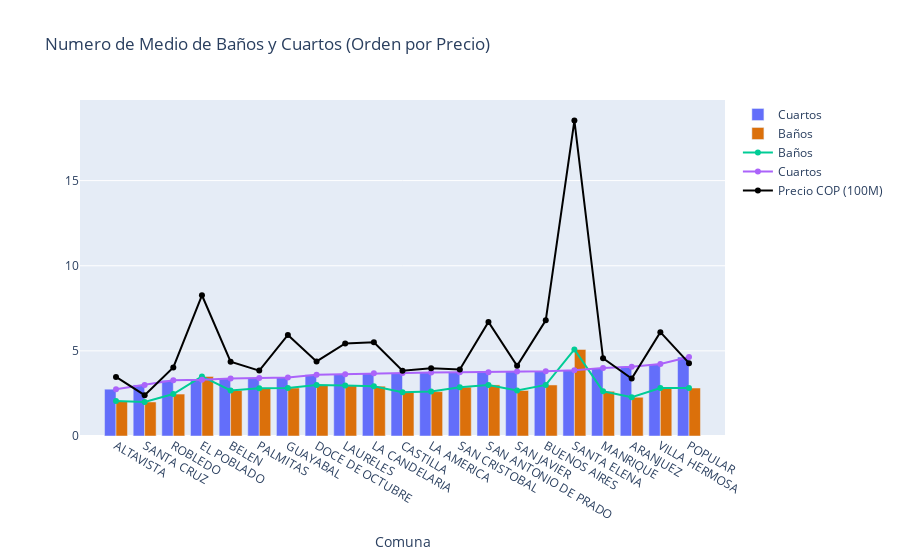

Notebook code cell kept with this figure:
### Code cell
trace1 = go.Bar(x = districts.sort_values(['bedrooms']).name, 
                y = districts.sort_values(['bedrooms']).bathrooms, name = 'Baños', marker_color = '#db700b')
trace = go.Bar(x = districts.sort_values(['bedrooms']).name, 
               y = districts.sort_values(['bedrooms']).bedrooms, name = 'Cuartos')
layout = go.Layout(title = 'Numero de Medio de Baños y Cuartos (Orden por Precio)', 
                   xaxis_title = 'Comuna', barmode = 'group')
fig = go.Figure(data = [trace, trace1], layout = layout)
fig.add_trace(go.Scatter(x = districts.sort_values(['bedrooms']).name, 
                         y = districts.sort_values(['bedrooms']).bathrooms,
                         mode = 'lines+markers',
                         name = 'Baños'))
fig.add_trace(go.Scatter(x = districts.sort_values(['bedrooms']).name,
                         y = districts.sort_values(['bedrooms']).bedrooms,
                         mode = 'lines+markers',
                         name = 'Cuartos'))
fig.add_trace(go.Scatter(x = districts.sort_values(['bedrooms']).name,
                         y = districts.sort_values(['bedrooms']).price.apply(lambda x: x/100000000),
                         mode = 'lines+markers',
                         name = 'Precio COP (100M)',
                         marker_color = 'black'))
iplot(fig)

### Figure 1 — Plotly figure (JSON) as saved in the notebook; plotly's stock layout.template omitted (floating-point values rounded to 4 significant figures)
{"data": [{"name": "Cuartos", "type": "bar", "x": ["ALTAVISTA", "SANTA CRUZ", "ROBLEDO", "EL POBLADO", "BELEN", "PALMITAS", "GUAYABAL", "DOCE DE OCTUBRE", "LAURELES", "LA CANDELARIA", "CASTILLA", "LA AMERICA", "SAN CRISTOBAL", "SAN ANTONIO DE PRADO", "SAN JAVIER", "BUENOS AIRES", "SANTA ELENA", "MANRIQUE", "ARANJUEZ", "VILLA HERMOSA", "POPULAR"], "y": [2.75, 3, 3.274, 3.297, 3.379, 3.4, 3.438, 3.6, 3.632, 3.691, 3.706, 3.724, 3.739, 3.75, 3.783, 3.804, 3.864, 4, 4.069, 4.224, 4.636]}, {"marker": {"color": "#db700b"}, "name": "Baños", "type": "bar", "x": ["ALTAVISTA", "SANTA CRUZ", "ROBLEDO", "EL POBLADO", "BELEN", "PALMITAS", "GUAYABAL", "DOCE DE OCTUBRE", "LAURELES", "LA CANDELARIA", "CASTILLA", "LA AMERICA", "SAN CRISTOBAL", "SAN ANTONIO DE PRADO", "SAN JAVIER", "BUENOS AIRES", "SANTA ELENA", "MANRIQUE", "ARANJUEZ", "VILLA HERMOSA", "POPULAR"], "y": [2.058, 2, 2.464, 3.497, 2.674, 2.8, 2.823, 3, 2.96, 2.928, 2.569, 2.607, 2.87, 3, 2.674, 2.998, 5.086, 2.627, 2.276, 2.816, 2.818]}, {"mode": "lines+markers", "name": "Baños", "type": "scatter", "x": ["ALTAVISTA", "SANTA CRUZ", "ROBLEDO", "EL POBLADO", "BELEN", "PALMITAS", "GUAYABAL", "DOCE DE OCTUBRE", "LAURELES", "LA CANDELARIA", "CASTILLA", "LA AMERICA", "SAN CRISTOBAL", "SAN ANTONIO DE PRADO", "SAN JAVIER", "BUENOS AIRES", "SANTA ELENA", "MANRIQUE", "ARANJUEZ", "VILLA HERMOSA", "POPULAR"], "y": [2.058, 2, 2.464, 3.497, 2.674, 2.8, 2.823, 3, 2.96, 2.928, 2.569, 2.607, 2.87, 3, 2.674, 2.998, 5.086, 2.627, 2.276, 2.816, 2.818]}, {"mode": "lines+markers", "name": "Cuartos", "type": "scatter", "x": ["ALTAVISTA", "SANTA CRUZ", "ROBLEDO", "EL POBLADO", "BELEN", "PALMITAS", "GUAYABAL", "DOCE DE OCTUBRE", "LAURELES", "LA CANDELARIA", "CASTILLA", "LA AMERICA", "SAN CRISTOBAL", "SAN ANTONIO DE PRADO", "SAN JAVIER", "BUENOS AIRES", "SANTA ELENA", "MANRIQUE", "ARANJUEZ", "VILLA HERMOSA", "POPULAR"], "y": [2.75, 3, 3.274, 3.297, 3.379, 3.4, 3.438, 3.6, 3.632, 3.691, 3.706, 3.724, 3.739, 3.75, 3.783, 3.804, 3.864, 4, 4.069, 4.224, 4.636]}, {"marker": {"color": "black"}, "mode": "lines+markers", "name": "Precio COP (100M)", "type": "scatter", "x": ["ALTAVISTA", "SANTA CRUZ", "ROBLEDO", "EL POBLADO", "BELEN", "PALMITAS", "GUAYABAL", "DOCE DE OCTUBRE", "LAURELES", "LA CANDELARIA", "CASTILLA", "LA AMERICA", "SAN CRISTOBAL", "SAN ANTONIO DE PRADO", "SAN JAVIER", "BUENOS AIRES", "SANTA ELENA", "MANRIQUE", "ARANJUEZ", "VILLA HERMOSA", "POPULAR"], "y": [3.468, 2.4, 4.03, 8.267, 4.365, 3.84, 5.939, 4.38, 5.44, 5.508, 3.837, 3.979, 3.903, 6.7, 4.119, 6.796, 18.53, 4.565, 3.375, 6.101, 4.277]}], "layout": {"barmode": "group", "title": {"text": "Numero de Medio de Baños y Cuartos (Orden por Precio)"}, "xaxis": {"title": {"text": "Comuna"}}}}
